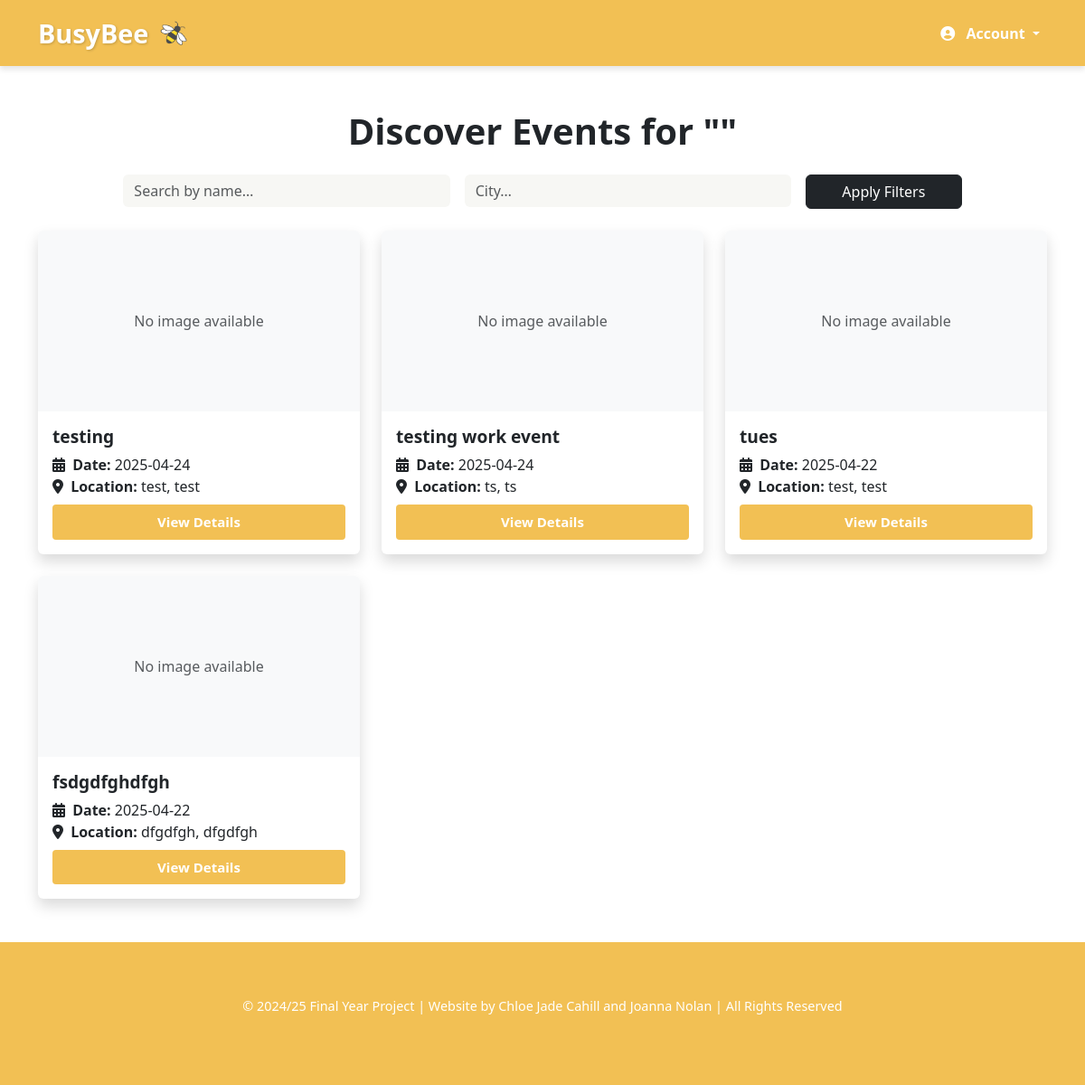
/search_results/, run on the app's committed database.
### busybee/models.py (models this page shows, shortened)
class WorkEvent(models.Model):
    image = models.ImageField(upload_to='profile_pics/', blank=True, null=True)
    planner = models.ForeignKey(User, on_delete=models.CASCADE)
    title = models.CharField(max_length=200)
    event_picture = models.ImageField(upload_to='profile_pics/', blank=True, null=True)
    location = models.CharField(max_length=200)
    category = models.CharField(max_length=50, choices=CATEGORY_CHOICES)
    description = models.TextField()
    event_type = models.CharField(max_length=20, choices=[('timed', 'Timed'), ('all_day', 'All Day')])
    timed_start = models.DateTimeField(null=True, blank=True)
    timed_end = models.DateTimeField(null=True, blank=True)
    all_day_start = models.DateField(null=True, blank=True)
    all_day_end = models.DateField(null=True, blank=True)
    repeat_frequency = models.CharField(max_length=10, choices=REPEAT_CHOICES, default='none')
    repeat_end_date = models.DateField(null=True, blank=True)
    is_discoverable = models.BooleanField(default=False, help_text="Required. Must be checked to publish the event.")
    created_at = models.DateTimeField(auto_now_add=True)
    price = models.DecimalField(max_digits=10, decimal_places=2, null=True, blank=True)
    currency = models.CharField(max_length=3, default='EUR', blank=True)
    image = models.ImageField(upload_to='work_events/', null=True, blank=True)
    ticket_url = models.URLField(blank=True, null=True)

### busybee/views.py (the view, shortened to what this page needs)
# urls.py: path('search_results/', views.search_results, name="search_results"),
def search_results(request):
    query = request.GET.get("query", "").strip()
    location = request.GET.get("location", "").strip()
    events = []
    local_events = WorkEvent.objects.all()
    if query:
        local_events = local_events.filter(title__icontains=query)
    if location:
        local_events = local_events.filter(location__icontains=location)
    for work_event in local_events:
        processed_local_event = {
            "id": work_event.id,
            "name": work_event.title,
            "date": (
                    work_event.timed_start.strftime("%Y-%m-%d")
                    if work_event.event_type == "timed"
                    else work_event.all_day_start.strftime("%Y-%m-%d")
                ),
            "venue": work_event.location,
            "city": work_event.location,
            "image": work_event.image_url if work_event.image else "",
            "source": "workevent"
        }
        events.append(processed_local_event)
    return render(request, "search_results.html", {
        "query": query,
        "location": location,
        "events": events,
    })

### busybee/context_processors.py (called while the page is built)
def pending_requests_count(request):
    if request.user.is_authenticated:
        count = FriendRequest.objects.filter(to_user=request.user).count()
        return {'pending_requests_count': count}
    return {'pending_requests_count': 0}

def pending_messages_count(request):
    if request.user.is_authenticated:
        count = Message.objects.filter(receiver=request.user, is_read=False).count()
        return {'pending_messages_count': count}
    return {}

### busybee/templates/search_results.html (shortened to what this page needs)
{% extends 'base.html' %}
{% block content %}
<div class="container py-5">
  <h1 class="mb-4 text-center fw-bold">
    Discover Events for <span class="text">"{{ query }}"</span>
  </h1>
  <form method="get" action="" class="row g-3 justify-content-center mb-4">
    <div class="col-md-4">
      <input
        type="text"
        class="form-control"
        name="query"
        placeholder="Search by name…"
        value="{{ query }}"
      >
    </div>
    <div class="col-md-4">
      <input
        type="text"
        class="form-control"
        name="location"
        placeholder="City…"
        value="{{ location }}"
      >
    </div>
    <div class="col-md-2">
      <button type="submit" class="btn btn-dark w-100">Apply Filters</button>
    </div>
  </form>
  {% if events %}
    <div class="row row-cols-1 row-cols-md-2 row-cols-lg-3 g-4">
      {% for event in events %}
        <div class="col">
          <div class="card h-100 border-0 shadow">
            {% if event.image %}
              <img src="{{ event.image }}" class="card-img-top" alt="{{ event.name }}">
            {% else %}
              <div class="bg-light d-flex align-items-center justify-content-center" style="height:200px;">
                <span class="text-muted">No image available</span>
              </div>
            {% endif %}
            <div class="card-body d-flex flex-column">
              <h5 class="card-title fw-semibold">{{ event.name }}</h5>
              <p class="card-text mb-2">
                <i class="fa fa-calendar-alt me-1"></i>
                <strong>Date:</strong> {{ event.date }}<br>
                <i class="fa fa-map-marker-alt me-1"></i>
                <strong>Location:</strong> {{ event.venue }}, {{ event.city }}
              </p>
              <a
                href="{% if event.source == 'ticketmaster' %}
                         {% url 'tm_event_detail'     event.id %}
                       {% else %}
                         {% url 'work_event_details' event.id %}
                       {% endif %}"
                class="small-btn">View Details</a>
            </div>
          </div>
        </div>
      {% endfor %}
    </div>
  {% else %}
    <p class="text-danger text-center">No events found for your search.</p>
  {% endif %}
</div>
{% endblock %}

### busybee/static/css/style.css (style rules this page uses)
:root { margin: 0px; font-family: 'Open Sans', sans-serif; box-sizing: border-box; }
:root { --main-color: #f2c054; --hover-color: #e9b035; --dark-text: #342d1e; --faded-text: #797971; --light-bg: #f7f7f4; }
* { scroll-behavior: smooth; padding: 0; }
html, body { max-width: 100%; margin: 0; overflow-x: hidden; }
.small-btn { display: inline; transition: all 400ms; font-size: 15px; text-align: center; font-weight:bold; border-radius: 4px; background-color: var(--main-color); color:white !important; padding: .50rem 1rem; border: none; align-items: center; }
a { text-decoration: none !important; }
p { line-height: 1.5; }
.form-control { background: var(--light-bg) !important; color: black !important; border: none !important; }
.card { box-shadow: 0 4px 8px rgba(0, 0, 0, 0.1); border-radius: 8px; overflow: hidden; }
.card-title { font-size: 1.2rem; font-weight: bold; }

### data on the page
WorkEvent: name "testing", venue "test", city "test"
WorkEvent: name "testing work event", venue "ts", city "ts"
WorkEvent: name "tues", venue "test", city "test"
WorkEvent: name "fsdgdfghdfgh", venue "dfgdfgh", city "dfgdfgh"

### other printed values
{{ event.date }} "2025-04-24" "2025-04-24" "2025-04-22" "2025-04-22"
